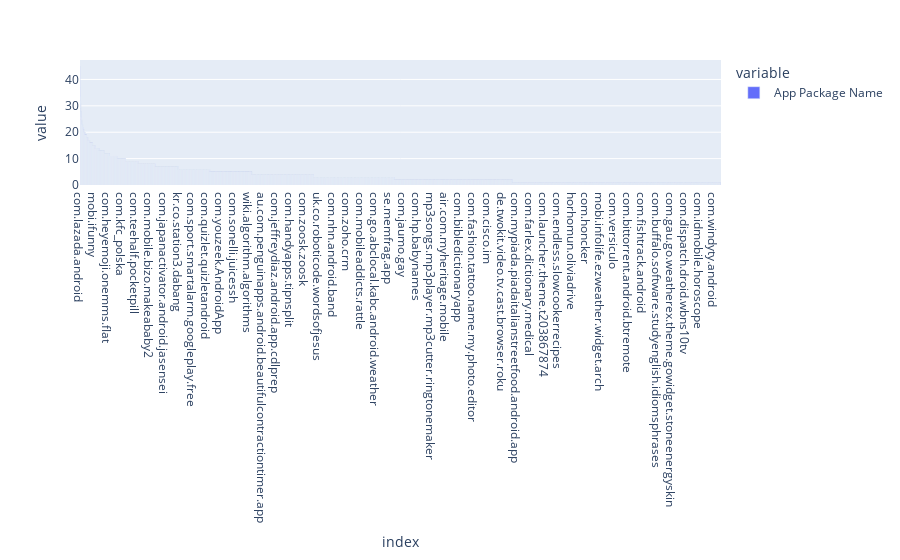

Here is the notebook cell this chart was saved with:
### Code cell
ui_details['App Package Name'].value_counts().plot.bar()

### Figure 1 — Plotly figure (JSON) as saved in the notebook; plotly's stock layout.template omitted (floating-point values rounded to 4 significant figures; data arrays with more than 128 entries replaced by an {"elided": "..."} marker saying what was removed)
{"data": [{"alignmentgroup": "True", "hovertemplate": "variable=App Package Name<br>index=%{x}<br>value=%{y}<extra></extra>", "legendgroup": "App Package Name", "marker": {"color": "#636efa"}, "name": "App Package Name", "offsetgroup": "App Package Name", "orientation": "v", "showlegend": true, "textposition": "auto", "type": "bar", "x": {"elided": "6599 str values"}, "xaxis": "x", "y": {"elided": "6599 int values"}, "yaxis": "y"}], "layout": {"autosize": true, "barmode": "relative", "legend": {"title": {"text": "variable"}, "tracegroupgap": 0}, "margin": {"t": 60}, "xaxis": {"anchor": "y", "autorange": true, "domain": [0, 1], "range": [-0.5, 6598.0], "title": {"text": "index"}, "type": "category"}, "yaxis": {"anchor": "x", "autorange": true, "domain": [0, 1], "range": [0, 47.37], "title": {"text": "value"}, "type": "linear"}}}
